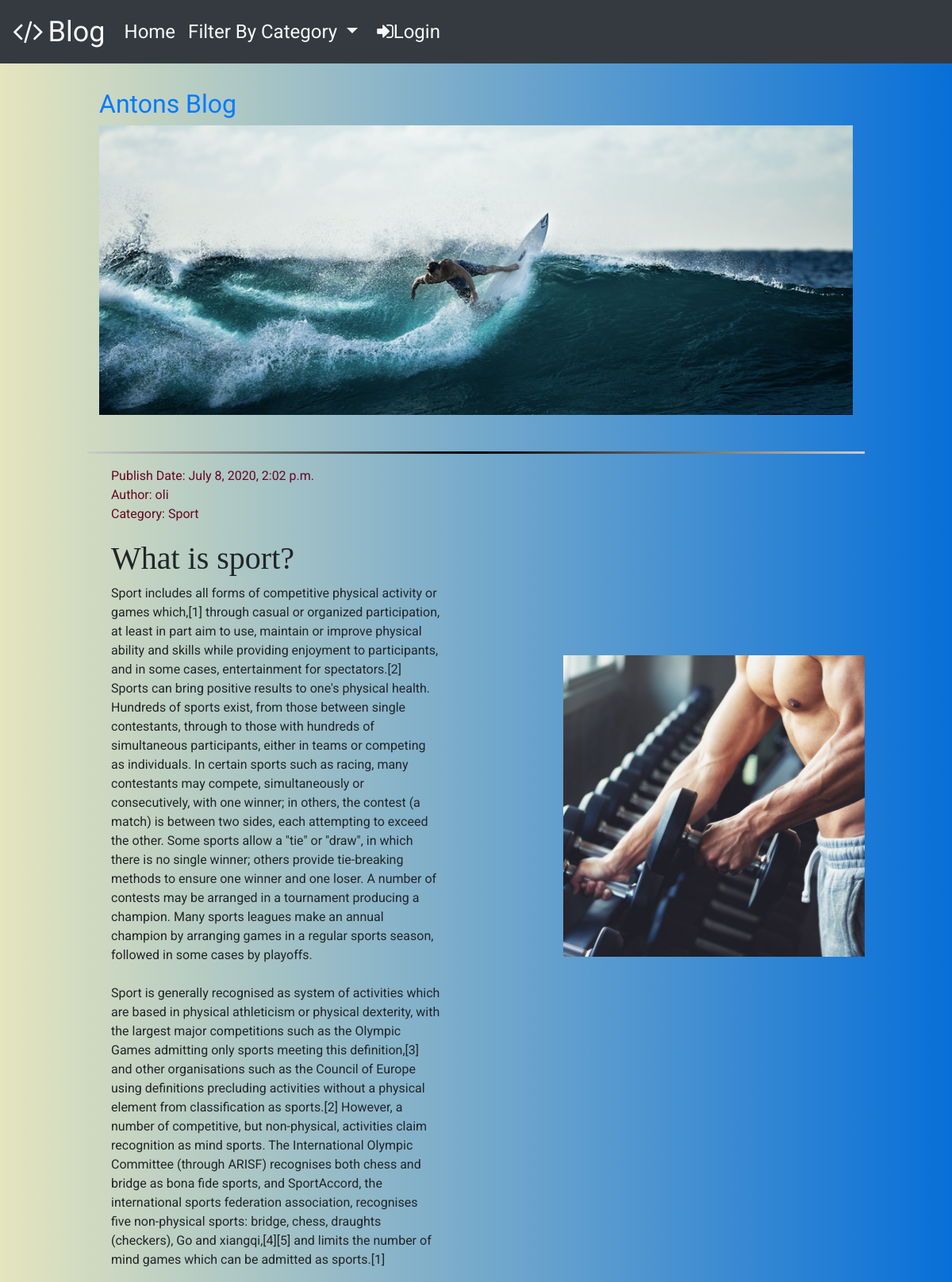
Screenshot of /post/7/ with the database file from the repository.
### blog/models.py (models this page shows, shortened)
class Post(models.Model):
    author = models.ForeignKey(settings.AUTH_USER_MODEL, on_delete=models.CASCADE)
    title = models.CharField(max_length=200)
    text = models.TextField()
    created_date = models.DateTimeField(default=timezone.now)
    published_date = models.DateTimeField(blank=True, null=True)
    image = models.ImageField(null=True, upload_to='images/')
    CATEGORY1 = 'Food'
    CATEGORY2 = 'Body'
    CATEGORY3 = 'Lifestyle'
    CATEGORY4 = 'Sport'
    CATEGORY5 = 'Other'
    CATEGORY_CHOICES = [
        (CATEGORY1, 'Food'),
        (CATEGORY2, 'Body'),
        (CATEGORY3, 'Lifestyle'),
        (CATEGORY4, 'Sport'),
        (CATEGORY5, 'Other')
    ]
    category = models.CharField(
        blank=True,
        max_length=20,
        choices=CATEGORY_CHOICES,
    )

### blog/views.py (the view)
# urls.py: path('post/<int:pk>/', views.post_detail, name='post_detail'),
def post_detail(request, pk):
    post = get_object_or_404(Post, pk=pk)
    return render(request, 'blog/post_detail.html', {'post': post})

### blog/templates/blog/post_detail.html (shortened to what this page needs)
{% extends 'blog/base.html' %}
    {% block content %}
    <hr class="style-one">
        <div class="row">
            <div class="col-lg-6">
                <div class="post">
                    {% if post.published_date %}
                    <div class="date">
                        <a>Publish Date:  </a>{{ post.published_date }}
                    </div>
                    {% endif %}
                    {% if post.author %}
                    <div class="author">
                        <a>Author:  </a>{{ post.author }}
                    </div>
                    {% endif %}
                    <div class="category">
                        <a>Category:  </a>{{ post.category }}
                    </div>
                </div>
                <div class="post-body">
                    <h2>
                        <a>{{ post.title }}</a>
                    </h2>
                    <p>{{ post.text|linebreaksbr }}</p>
                </div>
                </div>
                <div class="col-lg-6">
                {% if post.image %}
                <img src="{{ post.image.url}}" alt="{{ post.title }}" class="post-image img-fluid">
                {% endif %}
            </div>
        </div>
    {% endblock %}

### blog/static/css/blog.css (style rules this page uses)
body { background: #003973; background: -webkit-linear-gradient(to right, #E5E5BE, #076fd8); background: linear-gradient(to right, #E5E5BE, #076fd8); padding-left: 125px; padding-right: 125px; font-family: "Roboto"; }
h2 a { font-family: 'Bradley Hand', cursive; font-size: 30pt; color: #516e9e; }
.date { color: #630923; }
.author { color: #630923; }
.category { color: #630923; }
.post-image { padding-left: 20%; padding-top: 50%; }
.post { margin-bottom: 20px; text-align: justify; text-justify: inter-word; font-size: 12pt; margin-left: 30px; margin-right: 30px; }
.post-body { margin-left: 30px; margin-right: 30px; }
hr.style-one { border: 0; height: 3px; background: black; background-image: -webkit-linear-gradient(left, #ccc, rgb(0, 0, 0), #ccc); background-image: -moz-linear-gradient(left, #ccc, rgb(0, 0, 0), #ccc); background-image: -ms-linear-gradient(left, #ccc, rgb(0, 0, 0), #ccc); background-image: -o-linear-gradient(left, #ccc,rgb(0, 0, 0), #ccc); }

### blog/templates/blog/base.html (style rules this page uses)
img { display: block;margin-bottom: 30px; }

### rows the page displays
Post: published_date "July 8, 2020, 2:02 p.m.", author "oli", category "Sport", title "What is sport?", text "Sport includes all forms of competitive physical activity or games which,[1] through casual or organized participation, at least in part aim to use, maintain or improve physical ability and skills while providing enjoyment to participants, and in some cases, entertainment for spectators.[2] Sports can bring positive results to one's physical health. Hundreds of sports exist, from those between single contestants, through to those with hundreds of simultaneous participants, either in teams or competing as individuals. In certain sports such as racing, many contestants may compete, simultaneously or consecutively, with one winner; in others, the contest (a match) is between two sides, each…", image (picture)
